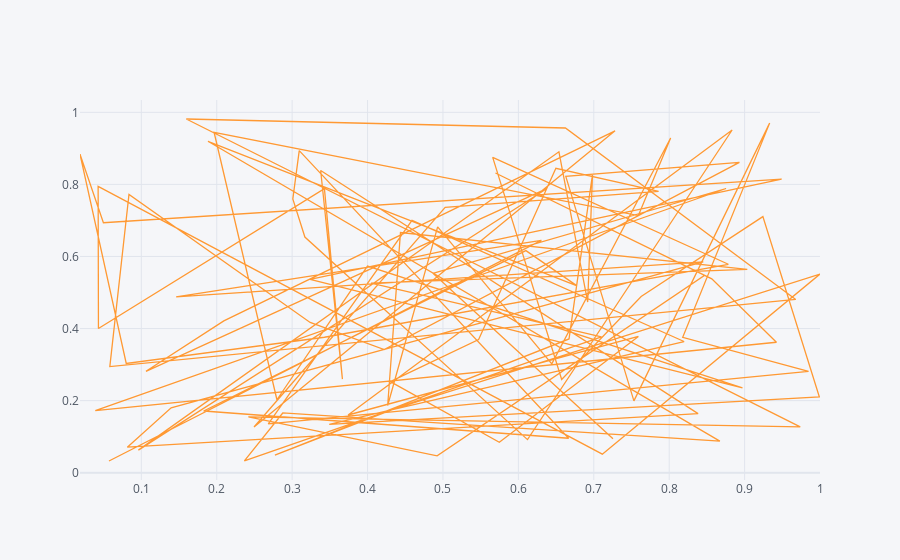

Notebook cell for this chart:
### Code cell
df.iplot(kind = "scatter", x = "a",y="b")
